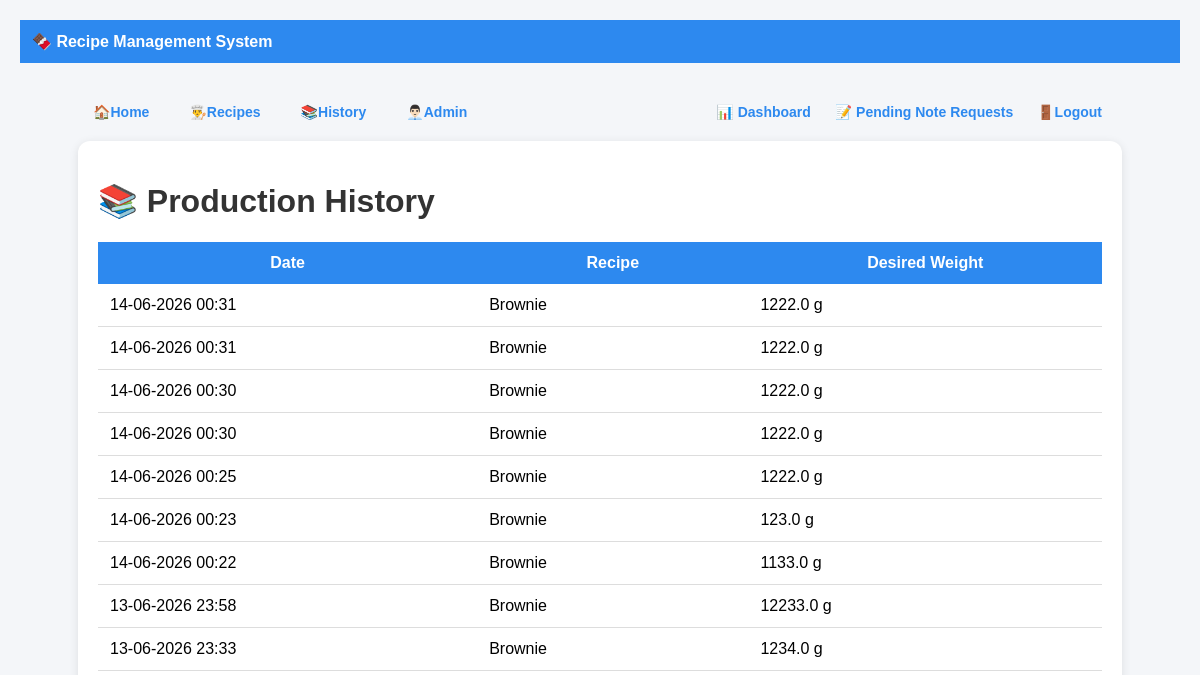
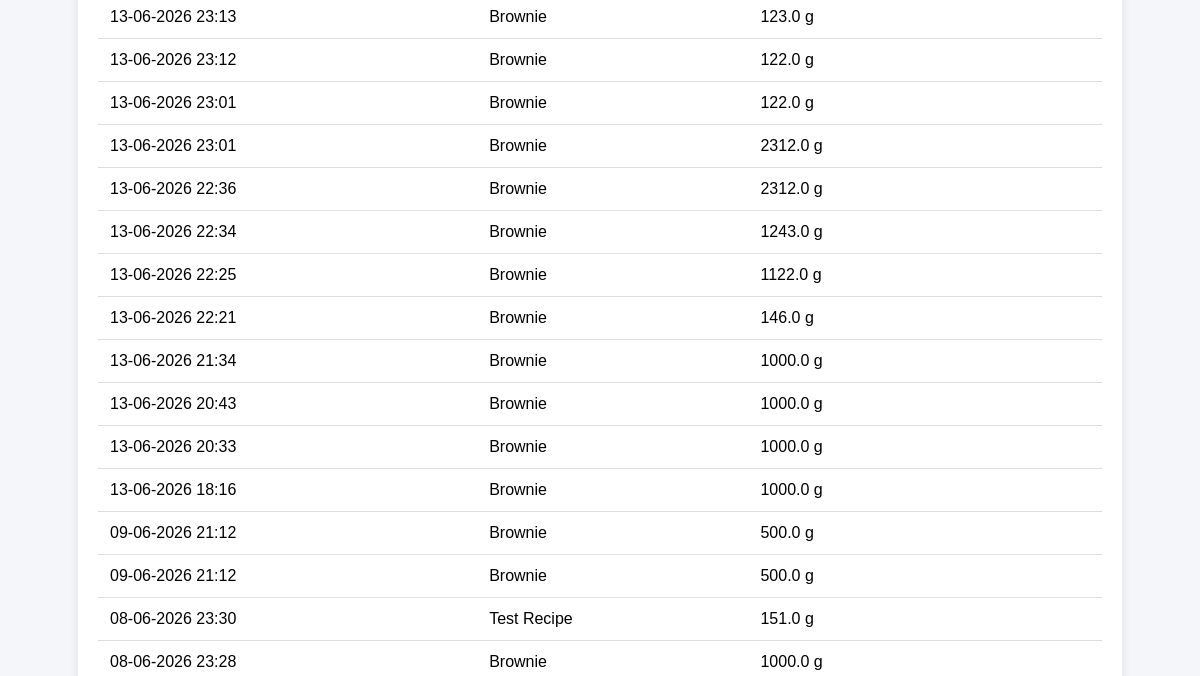
Before: /history (upper part) with the older database file (2 pictures, top to bottom).
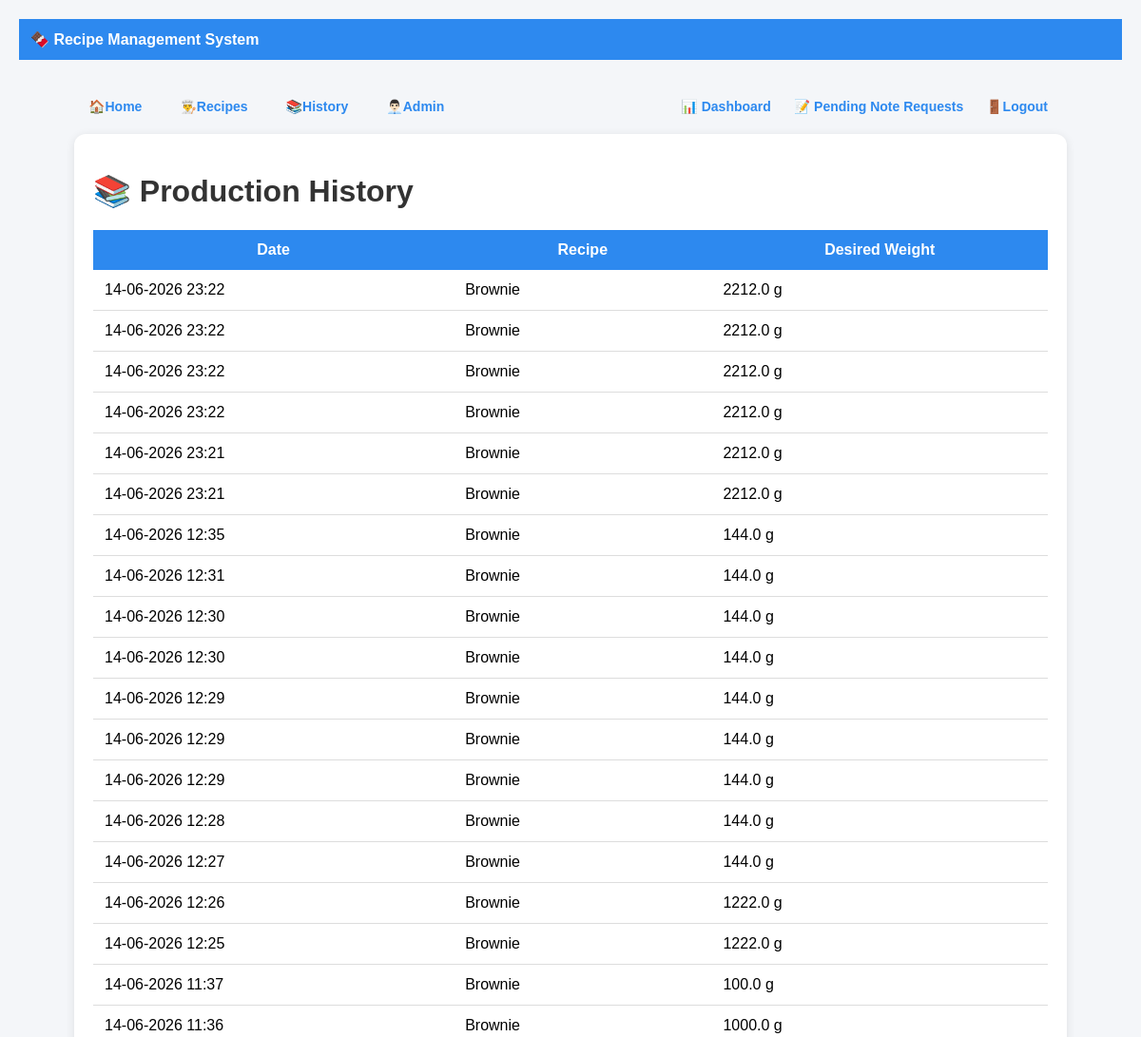
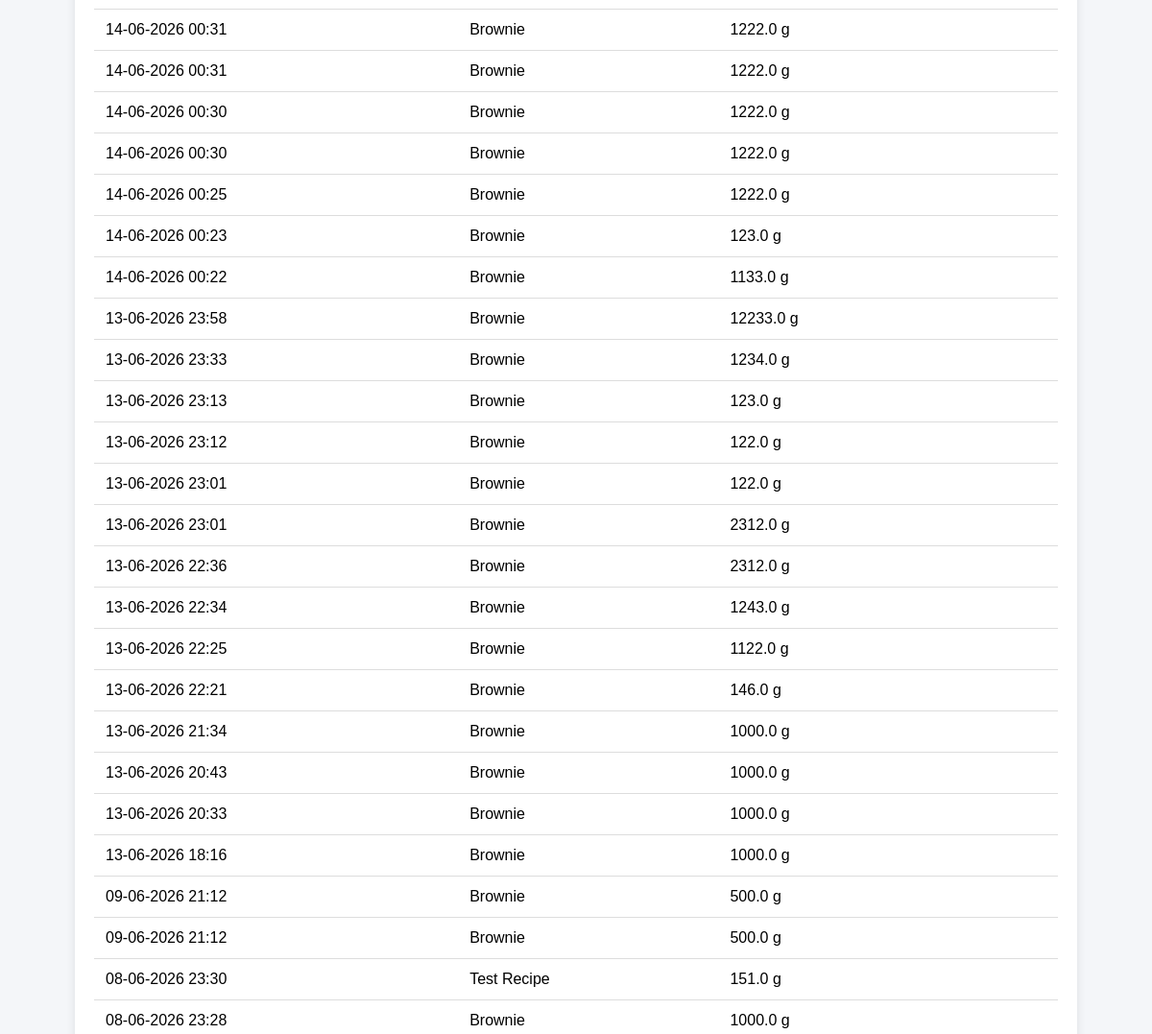
After: the same page with the newer database file (2 pictures, top to bottom).
### models.py (models this page shows)
class ProductionHistory(Base):
    __tablename__ = "production_history"
    id = Column(
        Integer,
        primary_key=True,
        index=True
    )
    recipe_name = Column(String)
    desired_weight = Column(Float)
    created_at = Column(
        String
    )

### main.py (the view)
@app.get("/history", response_class=HTMLResponse)
def history(request: Request):
    db = SessionLocal()
    records = db.query(
        ProductionHistory
    ).order_by(
        ProductionHistory.id.desc()
    ).all()
    response = templates.TemplateResponse(
        request=request,
        name="history.html",
        context={
            "records": records
        }
    )
    db.close()
    return response

### templates/history.html (shortened to what this page needs)
{% extends "base.html" %}
{% block content %}
<div class="card">
    <h1>📚 Production History</h1>
    <table>
        <tr>
            <th>Date</th>
            <th>Recipe</th>
            <th>Desired Weight</th>
        </tr>
        {% for record in records %}
        <tr>
            <td>{{ record.created_at }}</td>
            <td>{{ record.recipe_name }}</td>
            <td>{{ record.desired_weight }} g</td>
        </tr>
        {% endfor %}
    </table>
    <br>
</div>
{% endblock %}

### templates/base.html (shortened to what this page needs)
<!DOCTYPE html>
<html>
<head>
    <link rel="stylesheet"
        href="/static/style.css">
</head>
<body>
    <div class="navbar">
        🍫 Recipe Management System
    </div>
    <div class="container">
        <div class="menu">
            <div class="menu-left">
                <a href="/">🏠Home</a>
                <a href="/recipes">👨‍🍳Recipes</a>
                <a href="/history">📚History</a>
                <a href="/admin">👨🏻‍💼Admin</a>
            </div>
        <div class="menu-right">
            <a href="/recipes">
            📊 Dashboard
            </a>
            <a href="/admin/note_requests">
                📝 Pending Note Requests
            </a>
            <a href="/logout">🚪Logout</a>
        </div>
    </div>
        {% block content %}
        {% endblock %}
</body>
</html>

### static/style.css (style rules this page uses)
body { font-family: Arial, sans-serif; background-color:#f4f6f9; margin:0; padding:20px; }
.container { max-width:1000px; margin:auto; }
.card { background:white; padding:20px; border-radius:12px; box-shadow:0 2px 8px rgba(0,0,0,0.1); margin-bottom:20px; }
h1 { color:#333; }
table { width:100%; border-collapse:collapse; }
th { background:#2d89ef; color:white; padding:12px; }
td { padding:10px; border-bottom:1px solid #ddd; }
a { text-decoration:none; color:#2d89ef; font-weight:bold; }

### templates/base.html (style rules this page uses)
body { margin:0; font-family:Arial, sans-serif; background:#f4f6f9; }
.navbar { background:#2d89ef; color:white; padding:15px 25px; font-size:20px; font-weight:bold; }
.menu { display:flex; justify-content:space-between; align-items:center; margin-top:20px; padding-left:15px; }
.menu-left { display:flex; gap:20px; }
.menu-right { margin-left:auto; }
.navbar { font-size:16px; padding:12px; }
.container { width:90%; max-width:1200px; margin:auto; padding:20px; }
.card { background:white; border-radius:12px; padding:20px; margin-top:20px; box-shadow:0 2px 10px rgba(0,0,0,0.1); }
table { width:100%; border-collapse:collapse; }
th { background:#2d89ef; color:white; padding:12px; }
td { padding:12px; border-bottom:1px solid #ddd; }
a { color:#2d89ef; text-decoration:none; font-weight:bold; font-size:14px; }
.menu { margin-top:20px; padding-left:15px; }
.menu a { margin-right:20px; }

Changed rows visible on the page:
added ProductionHistory: created_at "14-06-2026 23:22", recipe_name "Brownie", desired_weight "2212.0"
added ProductionHistory: created_at "14-06-2026 23:22", recipe_name "Brownie", desired_weight "2212.0"
added ProductionHistory: created_at "14-06-2026 23:22", recipe_name "Brownie", desired_weight "2212.0"
added ProductionHistory: created_at "14-06-2026 23:22", recipe_name "Brownie", desired_weight "2212.0"
added ProductionHistory: created_at "14-06-2026 23:21", recipe_name "Brownie", desired_weight "2212.0"
added ProductionHistory: created_at "14-06-2026 23:21", recipe_name "Brownie", desired_weight "2212.0"
added ProductionHistory: created_at "14-06-2026 12:35", recipe_name "Brownie", desired_weight "144.0"
added ProductionHistory: created_at "14-06-2026 12:31", recipe_name "Brownie", desired_weight "144.0"
added ProductionHistory: created_at "14-06-2026 12:30", recipe_name "Brownie", desired_weight "144.0"
added ProductionHistory: created_at "14-06-2026 12:30", recipe_name "Brownie", desired_weight "144.0"
added ProductionHistory: created_at "14-06-2026 12:29", recipe_name "Brownie", desired_weight "144.0"
added ProductionHistory: created_at "14-06-2026 12:29", recipe_name "Brownie", desired_weight "144.0"
added ProductionHistory: created_at "14-06-2026 12:29", recipe_name "Brownie", desired_weight "144.0"
added ProductionHistory: created_at "14-06-2026 12:28", recipe_name "Brownie", desired_weight "144.0"
added ProductionHistory: created_at "14-06-2026 12:27", recipe_name "Brownie", desired_weight "144.0"
added ProductionHistory: created_at "14-06-2026 12:26", recipe_name "Brownie", desired_weight "1222.0"
added ProductionHistory: created_at "14-06-2026 12:25", recipe_name "Brownie", desired_weight "1222.0"
added ProductionHistory: created_at "14-06-2026 11:37", recipe_name "Brownie", desired_weight "100.0"
added ProductionHistory: created_at "14-06-2026 11:36", recipe_name "Brownie", desired_weight "1000.0"
